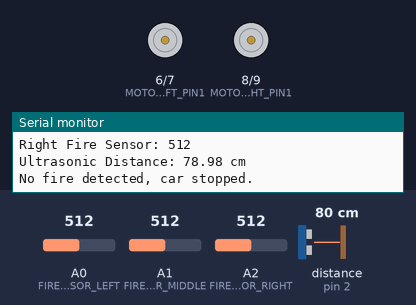
Recording of a sketch running on a simulated Arduino Uno, built with avr-gcc and run on an emulated ATmega328P. Parts: motor-driver pin pairs drawn as motors (green arrow = first pin HIGH = forward, orange = second pin HIGH = backward, longer = more drive, scaled by the enable pin), the last lines printed to the serial monitor. Wiring (inferred from the names in the program): ultrasonic range finder: trigger pin 3; echo pin 2. The test bench sets the inputs (shaded band); at power-on: A0 (FIRE_SENSOR_LEFT) = 512, A1 (FIRE_SENSOR_MIDDLE) = 512, distance to the obstacle (sensor on pin 2) 80 cm, A2 (FIRE_SENSOR_RIGHT) = 512. The echo pulse lasts 58.3 µs per cm.

Above: at 2.8 s.
2.9 s: A0 (FIRE_SENSOR_LEFT) set to 162
5.6 s: A0 (FIRE_SENSOR_LEFT) set to 143
At 7.2 s:
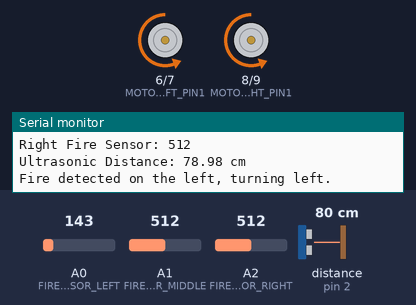
8.3 s: A1 (FIRE_SENSOR_MIDDLE) set to 161
11.2 s: A1 (FIRE_SENSOR_MIDDLE) set to 140
At 13.1 s:
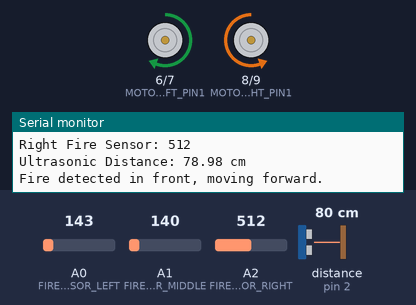
13.9 s: distance to the obstacle (sensor on pin 2) set to 23 cm
16.6 s: distance to the obstacle (sensor on pin 2) set to 19 cm
At 18.6 s:
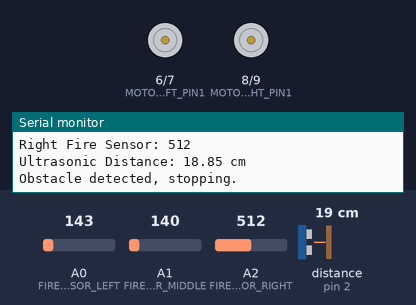
Timing chart, 0 to 20.1 s (numbered marks = the images above; inputs shaded):
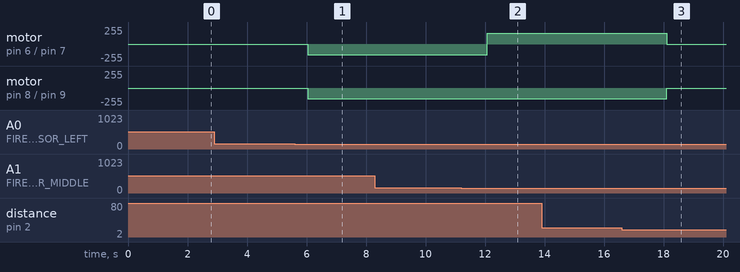

Measured:
- the behaviour switches between 150 and 149 on A0 (FIRE_SENSOR_LEFT) (found by bisection; images 0 and 1)
- the behaviour switches between 150 and 149 on A1 (FIRE_SENSOR_MIDDLE) (found by bisection; images 1 and 2)
- the behaviour switches between 21 and 20 cm on distance to the obstacle (sensor on pin 2) (found by bisection; images 2 and 3)
- after the input at 5.6 s, motor on pin 6 (MOTOR_LEFT_PIN1) / pin 7 (MOTOR_LEFT_PIN2), motor on pin 8 (MOTOR_RIGHT_PIN1) / pin 9 (MOTOR_RIGHT_PIN2): stopped → backward 160/255 after 0.44 s
- after the input at 11.2 s, motor on pin 6 (MOTOR_LEFT_PIN1) / pin 7 (MOTOR_LEFT_PIN2): backward 160/255 → forward 160/255 after 0.88 s
- after the input at 16.6 s, motor on pin 6 (MOTOR_LEFT_PIN1) / pin 7 (MOTOR_LEFT_PIN2): forward 160/255 → stopped after 1.5 s; motor on pin 8 (MOTOR_RIGHT_PIN1) / pin 9 (MOTOR_RIGHT_PIN2): backward 160/255 → stopped after 1.5 s

The sketch:

Fire_detection_demo.ino
```cpp
// Pin assignments (adjust as per your setup)
#define FIRE_SENSOR_LEFT A0   // Left fire sensor
#define FIRE_SENSOR_MIDDLE A1 // Middle fire sensor
#define FIRE_SENSOR_RIGHT A2  // Right fire sensor
#define TRIG_PIN 3            // Trig pin of ultrasonic sensor
#define ECHO_PIN 2            // Echo pin of ultrasonic sensor

// Motor control pins
#define MOTOR_LEFT_PIN1 6    // L298 Motor driver pin for left motor
#define MOTOR_LEFT_PIN2 7    // L298 Motor driver pin for left motor
#define MOTOR_RIGHT_PIN1 8   // L298 Motor driver pin for right motor
#define MOTOR_RIGHT_PIN2 9   // L298 Motor driver pin for right motor

// Enable pins for controlling motor speed
#define EN_A 10              // Enable pin for left motor (PWM)
#define EN_B 5               // Enable pin for right motor (PWM)

// Threshold values
const int FIRE_DETECTED_THRESHOLD = 150;  // Fire detected when sensor value is below this
const int ULTRASONIC_THRESHOLD = 20;      // Distance in cm below which an obstacle is detected
const int MOTOR_SPEED = 160;              // Motor speed (0 - 255)

void setup() {
  // Initialize motor control pins
  pinMode(MOTOR_LEFT_PIN1, OUTPUT);
  pinMode(MOTOR_LEFT_PIN2, OUTPUT);
  pinMode(MOTOR_RIGHT_PIN1, OUTPUT);
  pinMode(MOTOR_RIGHT_PIN2, OUTPUT);

  // Initialize enable pins for speed control
  pinMode(EN_A, OUTPUT);
  pinMode(EN_B, OUTPUT);

  // Initialize fire sensors
  pinMode(FIRE_SENSOR_LEFT, INPUT);
  pinMode(FIRE_SENSOR_MIDDLE, INPUT);
  pinMode(FIRE_SENSOR_RIGHT, INPUT);

  // Initialize ultrasonic sensor
  pinMode(TRIG_PIN, OUTPUT);
  pinMode(ECHO_PIN, INPUT);

  Serial.begin(115200); // Debugging via serial monitor
}

void loop() {
  // Read fire sensor values
  int fireLeft = analogRead(FIRE_SENSOR_LEFT);
  int fireMiddle = analogRead(FIRE_SENSOR_MIDDLE);
  int fireRight = analogRead(FIRE_SENSOR_RIGHT);

  // Get distance from ultrasonic sensor
  float distance = getUltrasonicDistance();

  // Print sensor values for debugging
  Serial.print("Left Fire Sensor: ");
  Serial.println(fireLeft);
  Serial.print("Middle Fire Sensor: ");
  Serial.println(fireMiddle);
  Serial.print("Right Fire Sensor: ");
  Serial.println(fireRight);
  Serial.print("Ultrasonic Distance: ");
  Serial.print(distance);
  Serial.println(" cm");

  // Check obstacle
  if (distance <= ULTRASONIC_THRESHOLD) {
    stopCar(); // Stop the car as an obstacle is detected
    Serial.println("Obstacle detected, stopping.");
    return;
  }

  // Fire detection logic
  if (fireMiddle < FIRE_DETECTED_THRESHOLD) {
    moveForward(); // Fire detected in front, move forward
    Serial.println("Fire detected in front, moving forward.");
  }
  else if (fireLeft < FIRE_DETECTED_THRESHOLD) {
    turnLeft(); // Fire detected on the left, turn left
    Serial.println("Fire detected on the left, turning left.");
  }
  else if (fireRight < FIRE_DETECTED_THRESHOLD) {
    turnRight(); // Fire detected on the right, turn right
    Serial.println("Fire detected on the right, turning right.");
  }
  else {
    stopCar(); // No fire detected, stop the car
    Serial.println("No fire detected, car stopped.");
  }

  delay(2000); // Small delay for sensor stability
}

// Function to get distance from ultrasonic sensor
float getUltrasonicDistance() {
  long duration;
  float distance;

  // Send a 10us pulse to trigger pin
  digitalWrite(TRIG_PIN, LOW);
  delayMicroseconds(2);
  digitalWrite(TRIG_PIN, HIGH);
  delayMicroseconds(10);
  digitalWrite(TRIG_PIN, LOW);

  // Measure the duration of the pulse on the echo pin
  duration = pulseIn(ECHO_PIN, HIGH);

  // Calculate the distance in cm (speed of sound is 343 m/s)
  distance = duration * 0.034 / 2;

  return distance;
}

// Function to move the car forward
void moveForward() {
  analogWrite(EN_A, MOTOR_SPEED);  // Set speed for left motor
  analogWrite(EN_B, MOTOR_SPEED);  // Set speed for right motor

  digitalWrite(MOTOR_LEFT_PIN1, HIGH);  // Forward left motor
  digitalWrite(MOTOR_LEFT_PIN2, LOW);
  digitalWrite(MOTOR_RIGHT_PIN1, LOW);  // Forward right motor
  digitalWrite(MOTOR_RIGHT_PIN2, HIGH);
}

// Function to turn the car left
void turnLeft() {
  analogWrite(EN_A, MOTOR_SPEED);  // Set speed for left motor
  analogWrite(EN_B, MOTOR_SPEED);  // Set speed for right motor

  digitalWrite(MOTOR_LEFT_PIN1, LOW);   // Turn left motor off
  digitalWrite(MOTOR_LEFT_PIN2, HIGH);  // Reverse left motor
  digitalWrite(MOTOR_RIGHT_PIN1, LOW);  // Forward right motor
  digitalWrite(MOTOR_RIGHT_PIN2, HIGH);
}

// Function to turn the car right
void turnRight() {
  analogWrite(EN_A, MOTOR_SPEED);  // Set speed for left motor
  analogWrite(EN_B, MOTOR_SPEED);  // Set speed for right motor

  digitalWrite(MOTOR_LEFT_PIN1, HIGH);  // Forward left motor
  digitalWrite(MOTOR_LEFT_PIN2, LOW);
  digitalWrite(MOTOR_RIGHT_PIN1, HIGH); // Turn right motor off
  digitalWrite(MOTOR_RIGHT_PIN2, LOW);  // Reverse right motor
}

// Function to stop the car
void stopCar() {
  analogWrite(EN_A, 0);  // Stop left motor by setting speed to 0
  analogWrite(EN_B, 0);  // Stop right motor by setting speed to 0

  digitalWrite(MOTOR_LEFT_PIN1, LOW);  // Stop left motor
  digitalWrite(MOTOR_LEFT_PIN2, LOW);
  digitalWrite(MOTOR_RIGHT_PIN1, LOW); // Stop right motor
  digitalWrite(MOTOR_RIGHT_PIN2, LOW);
}
```
